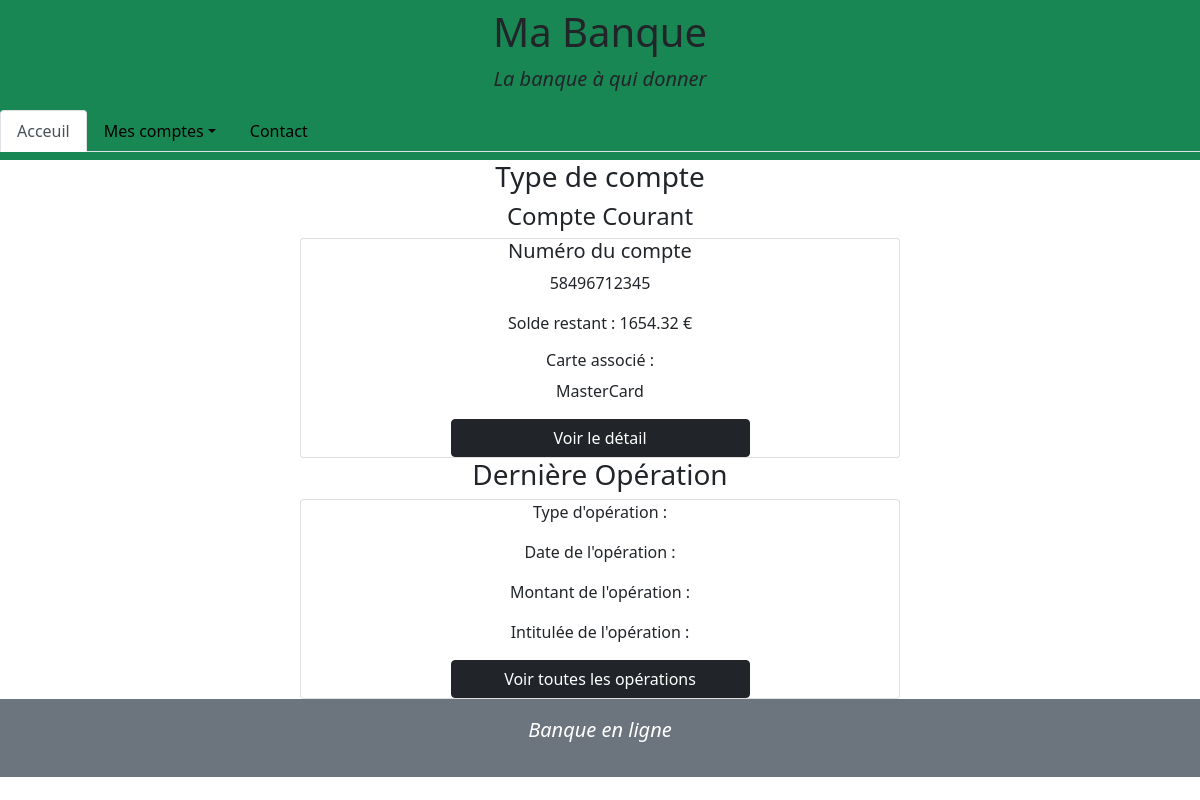
The app's page /singleAccount.php?id=4 (signed in), older data.
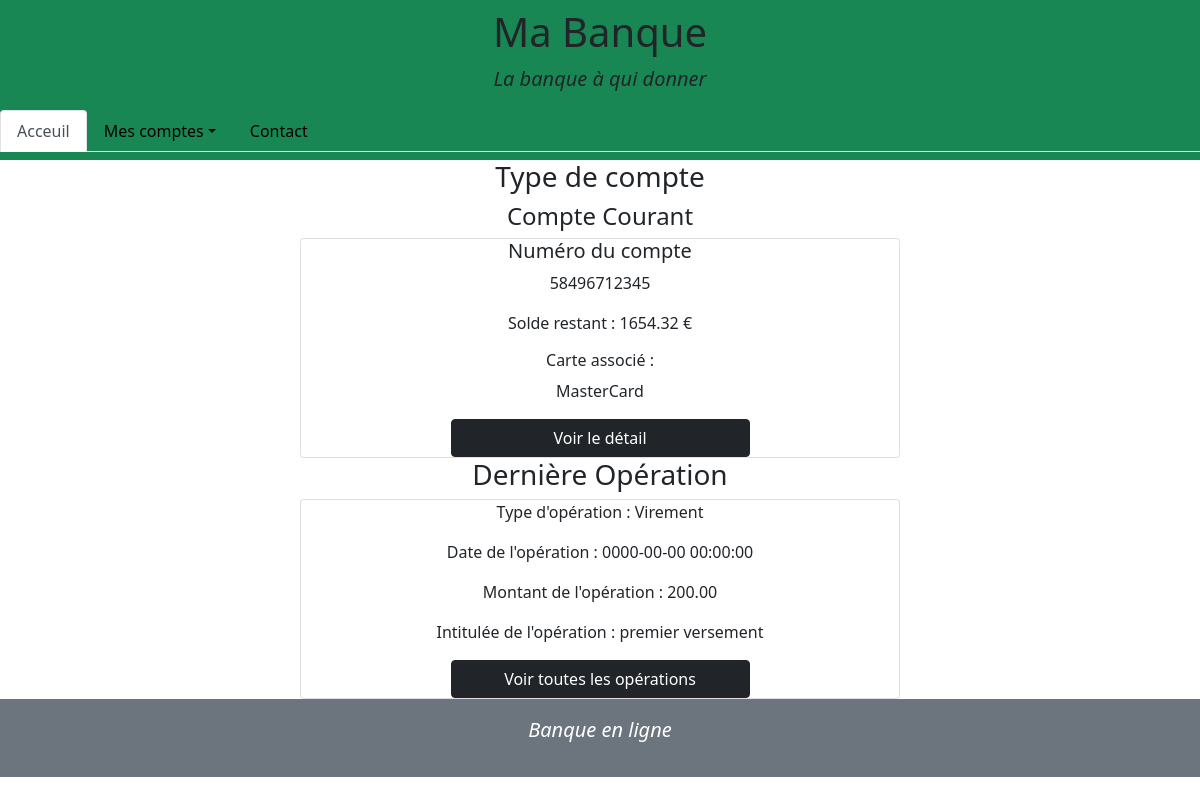
The same page, newer data.
### tables this page shows
CREATE TABLE credit_card (
    id INT UNSIGNED NOT NULL AUTO_INCREMENT,
    account_id INT UNSIGNED NOT NULL,
    card_number VARCHAR(16) NOT NULL,
    crypto INT(3) NOT NULL,
    card_type VARCHAR(15) NOT NULL,
    payement_perm INT(5) NOT NULL,
    debit_perm INT(5) NOT NULL,
    without_contact VARCHAR(5) NOT NULL,
    code INT(4) NOT NULL,
    PRIMARY KEY (id),
    FOREIGN KEY (account_id) REFERENCES account(id)
);

CREATE TABLE account (
    id INT UNSIGNED NOT NULL AUTO_INCREMENT,
    account_type VARCHAR(50) NOT NULL,
    create_date TIMESTAMP NOT NULL,
    account_number VARCHAR(11) NOT NULL,
    amount DECIMAL(10,2) NOT NULL,
    uncover_permission INT(20),
    customer_id INT UNSIGNED NOT NULL,
    PRIMARY KEY (id),
    FOREIGN KEY (customer_id) REFERENCES customer(id)
);

CREATE TABLE operation (
    id INT UNSIGNED NOT NULL AUTO_INCREMENT,
    operation_date TIMESTAMP NOT NULL,
    operation_type VARCHAR(15) NOT NULL,
    operation_amount DECIMAL(10,2) NOT NULL,
    label VARCHAR(50) NOT NULL,
    account_id INT UNSIGNED NOT NULL,
    PRIMARY KEY (id),
    FOREIGN KEY (account_id) REFERENCES account(id)    
);

### singleAccount.php (called while the page is built, shortened)
<?php
require "model/connexion.php";
require "model/accounts.php";
require "model/operations.php";
if(isset($_GET["id"]) && !empty($_GET["id"])) {
    $account = getAccount($db, $_GET["id"]);
    $lastOperation = lastOperation($db, $_GET["id"]);
}
else {
    header("Location:index.php");
}
include "view/singleAccountView.php"
?>

### model/accounts.php (called while the page is built, shortened)
<?php
function getAccount(PDO $db, int $id) {
    $query = $db->prepare(
        "SELECT * FROM account AS a
        LEFT JOIN credit_card AS c
        ON  c.account_id = a.id
        WHERE a.id=:id"
    );
    $query->execute([
        "id" => $id
    ]);
    $result = $query->fetchAll(PDO::FETCH_ASSOC);
    return $result;
}
?>

### model/operations.php (called while the page is built, shortened)
<?php
function lastOperation(PDO $db, $id) {
    $query = $db->prepare("SELECT * FROM operation WHERE account_id=:id ORDER BY id DESC LIMIT 1"
    );
    $query->execute([
        "id" => $id
    ]);
    $result = $query->fetchAll(PDO::FETCH_ASSOC);
    return $result;
}
?>

### view/singleAccountView.php (the view)
<?php
    include "view/layout/header.php"
?>
<div class="text-center">
<h3>Type de compte</h3>
<h4><?php echo $account[0]["account_type"];?></h4>
<div class="card w-50 text-center mx-auto">
    <h5>Numéro du compte</h5>
    <p><?php echo $account[0]["account_number"];?></p>
    <p>Solde restant : <?php echo $account[0]["amount"];?> €</p>
    <h6>Carte associé :</h6>
    <p><?php echo $account[0]["card_type"];?></p>
<a class="btn btn-dark w-50 mx-auto" href="singleCard.php?id=<?php echo $account[0]["id"]?>">Voir le détail</a>
</div>
<h3>Dernière Opération</h3>
    <div class= "card w-50 text-center mx-auto">
        <p>Type d'opération : <?php echo $lastOperation[0]["operation_type"];?> </p>
        <p>Date de l'opération : <?php echo $lastOperation[0]["operation_date"];?> </p>
        <p>Montant de l'opération : <?php echo $lastOperation[0]["operation_amount"];?> </p>
        <p>Intitulée de l'opération : <?php echo $lastOperation[0]["label"];?> </p>
        <a class="btn btn-dark w-50 mx-auto" href="allOperations.php?id=<?php echo $_GET["id"]?>">Voir toutes les opérations</a>
    </div>
    </div>
<?php
    include "view/layout/footer.php";
?>

### view/layout/header.php (shortened to what this page needs)
<!doctype html>
<html lang="en">
  <head>
    <link href="https://cdn.jsdelivr.net/npm/bootstrap@5.0.1/dist/css/bootstrap.min.css" rel="stylesheet">
    <link href="./public/css/index.css" rel="stylesheet">
  </head>
  <body>
    <header class="bg-success text-dark my-0 py-2 text-center">
        <section class="container">
            <h1>Ma Banque</h1>
            <p class="lead fst-italic">La banque à qui donner</p>
        </section>
        <ul class="nav nav-tabs">
            <li class="nav-item">
              <a class="nav-link active" aria-current="index.php" href="#">Acceuil</a>
            </li>
            <li class="nav-item dropdown">
              <a class="nav-link dropdown-toggle" data-bs-toggle="dropdown" href="#" role="button" aria-expanded="false">Mes comptes</a>
            </li>
            <li class="nav-item">
              <a class="nav-link" href="contact.php">Contact</a>
            </li>
        </ul>
    </header>
       <main>

### view/layout/footer.php (shortened to what this page needs)
  </main>
    <footer class="bg-secondary
     text-white  my-0 py-3">
      <section class= "container text-center">
        <p class="lead fst-italic">Banque en ligne</p>
      </section>
    </footer>
  </body>
</html>

### public/css/index.css (style rules this page uses)
.nav-link { color:black; }

Row changes from the older to the newer data that the page shows:
added operation: operation_type "Virement", operation_date "0000-00-00 00:00:00", operation_amount "200.00", label "premier versement"
